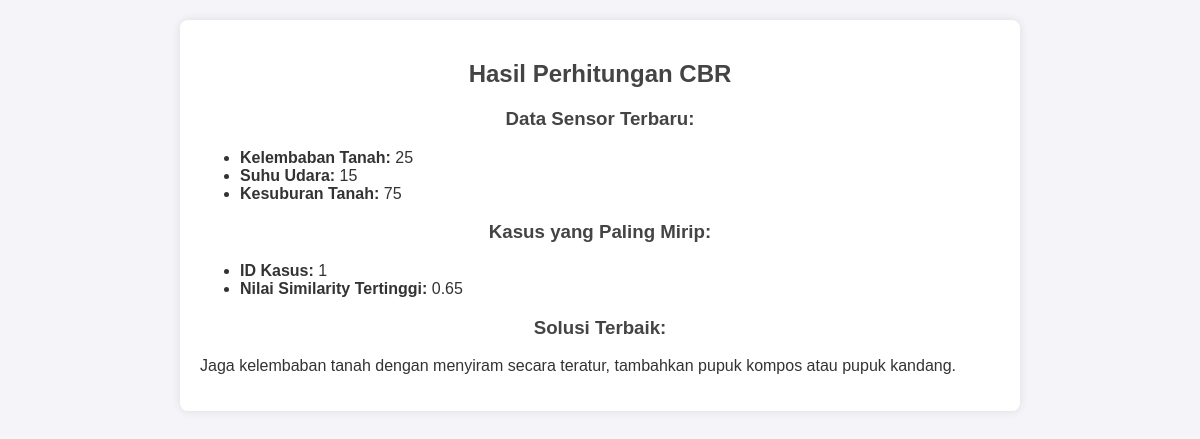
/process_sensor.php, run on the app's committed database.
### tables this page shows
CREATE TABLE `sensor` (
  `id` int(11) NOT NULL,
  `suhu` decimal(10,2) NOT NULL,
  `kelembaban` int(11) NOT NULL,
  `kesuburan` int(11) NOT NULL
);

CREATE TABLE `basis_kasus` (
  `id_kasus` int(11) NOT NULL,
  `G001` int(11) DEFAULT NULL,
  `G002` int(11) DEFAULT NULL,
  `G003` int(11) DEFAULT NULL,
  `G004` int(11) DEFAULT NULL,
  `G005` int(11) DEFAULT NULL,
  `G006` int(11) DEFAULT NULL,
  `G007` int(11) DEFAULT NULL,
  `G008` int(11) DEFAULT NULL,
  `G009` int(11) DEFAULT NULL,
  `solusi` varchar(10) DEFAULT NULL
);

CREATE TABLE `solusi` (
  `id_solusi` varchar(10) NOT NULL,
  `deskripsi_solusi` text DEFAULT NULL
);

### process_sensor.php (the view, shortened to what this page needs)
<?php
$host = "localhost";
$username = "root";
$password = "";
$dbname = "webchili";
$conn = mysqli_connect($host, $username, $password, $dbname);
$query_sensor = mysqli_query($conn, "SELECT * FROM sensor ORDER BY id DESC LIMIT 1");
$sensor_data = mysqli_fetch_assoc($query_sensor);
$kelembaban = (float)$sensor_data['kelembaban'];
$suhu = (float)$sensor_data['suhu'];
$kesuburan = (float)$sensor_data['kesuburan'];
$G001 = ($kelembaban <= 30) ? 1 : 0;
$G004 = ($kelembaban > 70) ? 1 : 0;
$G006 = ($kelembaban > 30 && $kelembaban <= 70) ? 1 : 0;
$G002 = ($suhu <= 20) ? 1 : 0;
$G003 = ($suhu > 30) ? 1 : 0;
$G005 = ($suhu > 20 && $suhu <= 30) ? 1 : 0;
$G007 = ($kesuburan > 70) ? 1 : 0;
$G008 = ($kesuburan > 30 && $kesuburan <= 70) ? 1 : 0;
$G009 = ($kesuburan <= 30) ? 1 : 0;
$query = mysqli_query($conn, "SELECT * FROM basis_kasus");
$bobot = [5, 3, 5, 5, 3, 3, 5, 3, 5];
$gejala_baru = [$G001, $G002, $G003, $G004, $G005, $G006, $G007, $G008, $G009];
$max_similarity = 0;
$hasil_solusi = '';
$kasus_terdekat = [];
while ($kasus = mysqli_fetch_assoc($query)) {
    $similarity = 0;
    $total_bobot = array_sum($bobot);
    foreach ($gejala_baru as $i => $nilai) {
        $cocok = ($nilai == $kasus["G00" . ($i + 1)]) ? 1 : 0;
        $similarity += $bobot[$i] * $cocok;
    }
    $similarity /= $total_bobot;
    if ($similarity > $max_similarity) {
        $max_similarity = $similarity;
        $hasil_solusi = $kasus['solusi'];
        $kasus_terdekat = $kasus;
    }
}
$solusi_query = mysqli_query($conn, "SELECT deskripsi_solusi FROM solusi WHERE id_solusi = '$hasil_solusi'");
$solusi = mysqli_fetch_assoc($solusi_query);
?>
<!DOCTYPE html>
<html lang="en">
<head>
    <link rel="stylesheet" href="style.css">
</head>
<body>
    <div class="container">
        <h2>Hasil Perhitungan CBR</h2>
        <h3>Data Sensor Terbaru:</h3>
        <ul>
            <li><strong>Kelembaban Tanah:</strong> <?php echo htmlspecialchars($kelembaban); ?></li>
            <li><strong>Suhu Udara:</strong> <?php echo htmlspecialchars($suhu); ?></li>
            <li><strong>Kesuburan Tanah:</strong> <?php echo htmlspecialchars($kesuburan); ?></li>
        </ul>
        <h3>Kasus yang Paling Mirip:</h3>
        <ul>
            <li><strong>ID Kasus:</strong> <?php echo htmlspecialchars($kasus_terdekat['id_kasus']); ?></li>
            <li><strong>Nilai Similarity Tertinggi:</strong> <?php echo round($max_similarity, 2); ?></li>
        </ul>
        <h3>Solusi Terbaik:</h3>
        <p><?php echo htmlspecialchars($solusi['deskripsi_solusi']); ?></p>
    </div>
</body>
</html>

### SPCBRCABE/style.css (style rules this page uses)
body { font-family: Arial, sans-serif; margin: 0; padding: 0; background-color: #f4f4f9; color: #333; }
h1, h2, h3 { text-align: center; color: #444; }
.container { width: 90%; max-width: 800px; margin: 20px auto; padding: 20px; background: #fff; box-shadow: 0 0 10px rgba(0, 0, 0, 0.1); border-radius: 8px; }

### data on the page
sensor: kelembaban "25", suhu "15", kesuburan "75"
basis_kasus: id_kasus "1"
solusi: deskripsi_solusi "Jaga kelembaban tanah dengan menyiram secara teratur, tambahkan pupuk kompos atau pupuk kandang."

### other printed values
$max_similarity "0.65"
